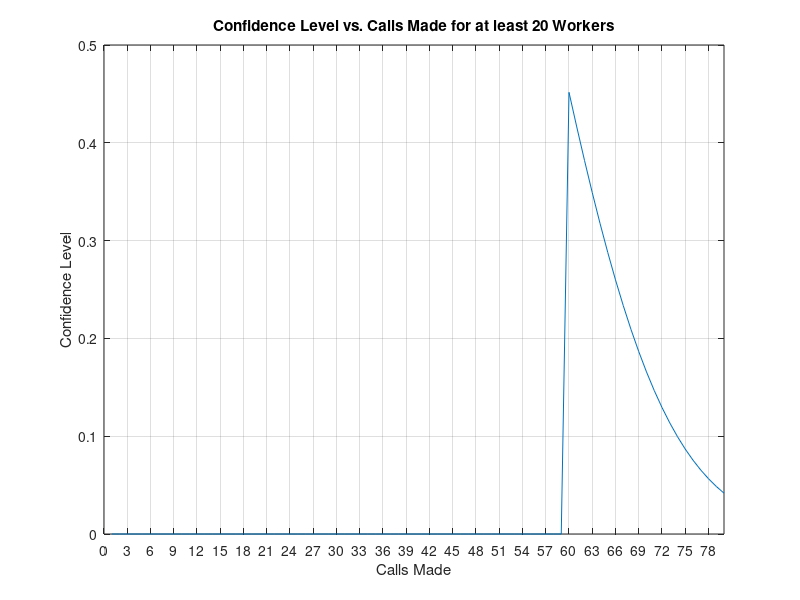

Reproduce this figure in MATLAB.
% A campaign staffer knows from experience that only one in every there
% volunteers called will actually show up to distribute leaflets. How many
% phone calls must be made to guarantee at least 20 workers witha
% confidence of 90%.

% Routine 1.1 

p = 1/3;
for n=60:80
    pk = (1-p)^n;
    sum = pk;
    for k = 1:19
        pk = (n-k+1)*p*pk/k/(1-p);
        sum = sum + pk;
    end;
    E(n) = sum;
end;
plot(E);
xlabel('Calls Made');
ylabel('Confidence Level');
title('Confidence Level vs. Calls Made for at least 20 Workers');
set(gca,'xtick',0:3:80);
grid();
